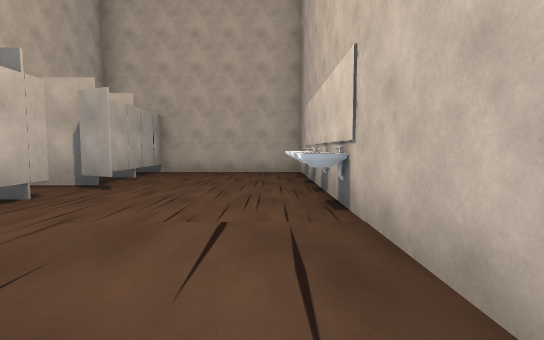
view 1 (above)

24 first-person views from a walk through a scene from a Unity 3-D project. The camera is 1.4 m above the floor, tilts 4° down and sees 85° across. The floor is counted in squares, 2 m on a side. Each view is taken from the middle of a square. On the plan, view 1 faces up. The plan holds only what a view shows up to about 10 squares ahead; the rest is blank. The place goes on beyond the plan. The player is left out. Some animated figures are not drawn. Some surface patterns are stand-ins.

view 2
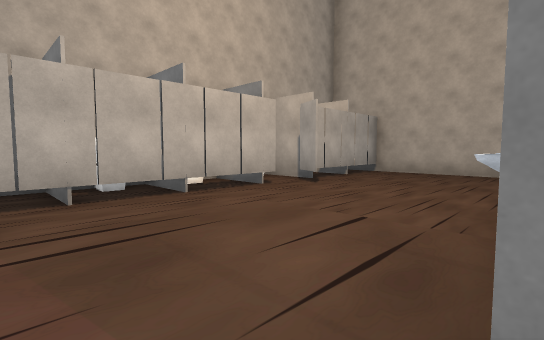

view 3
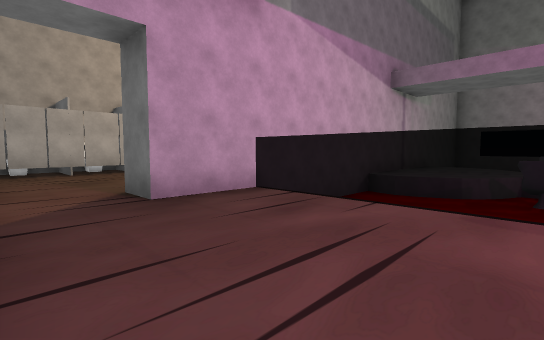

view 4
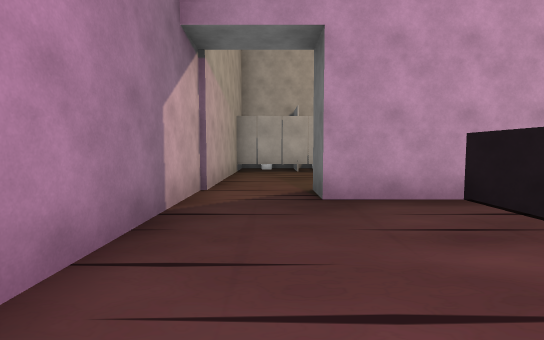

view 5
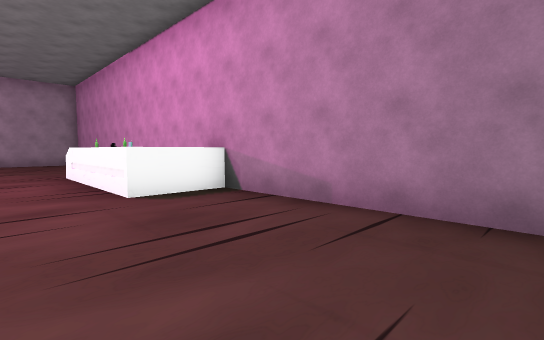

view 6
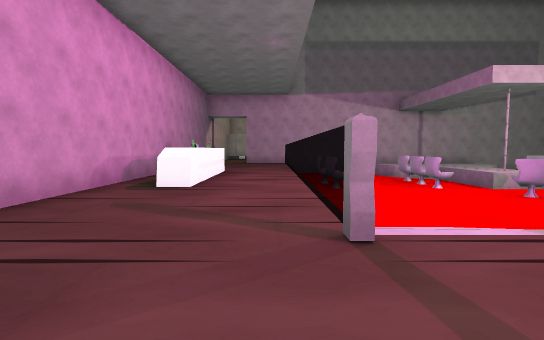

view 7
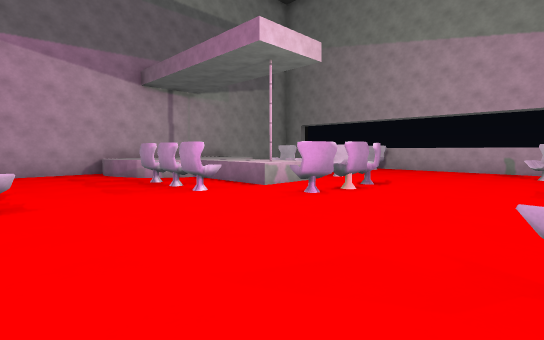

view 8
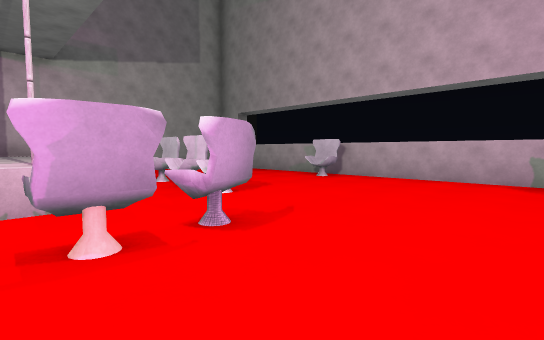

view 9
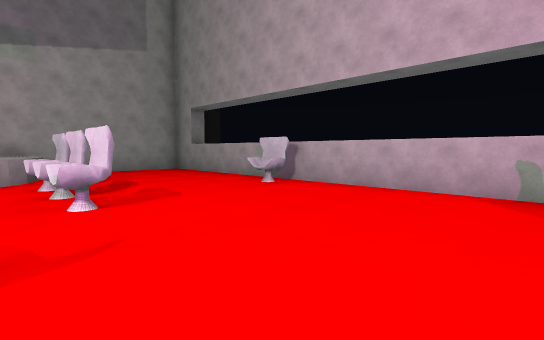

view 10
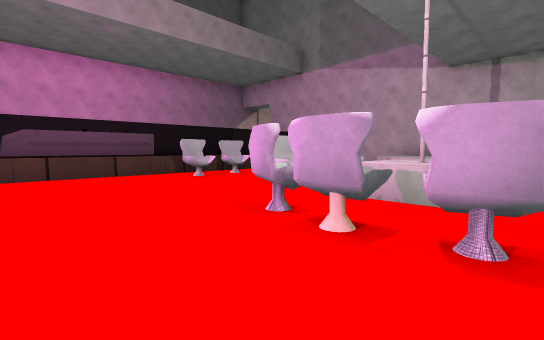

view 11
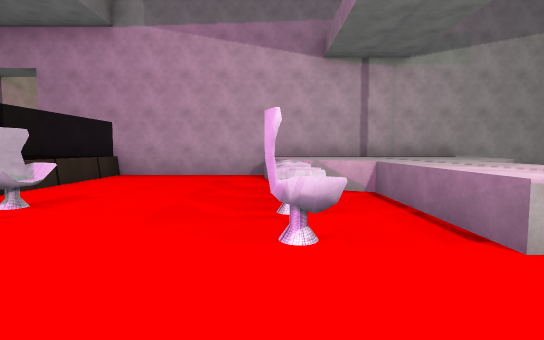

view 12
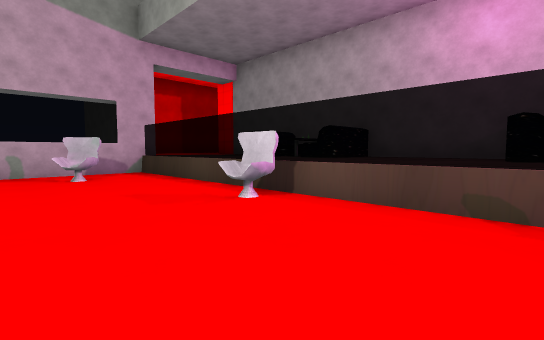

view 13
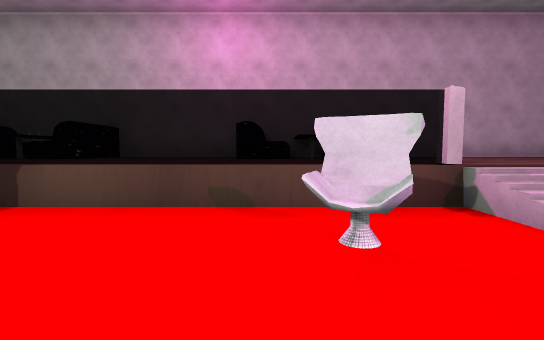

view 14
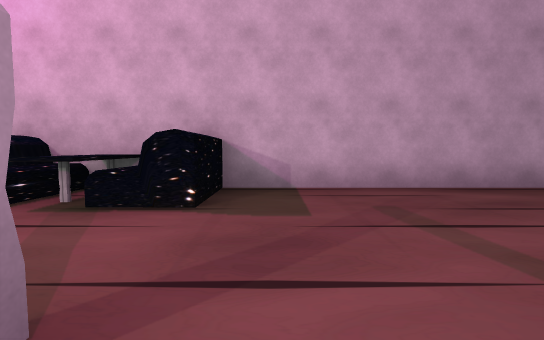

view 15
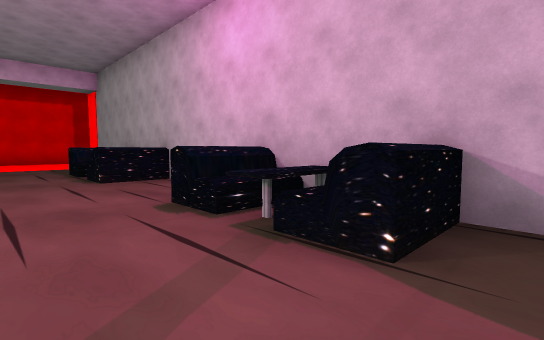

view 16
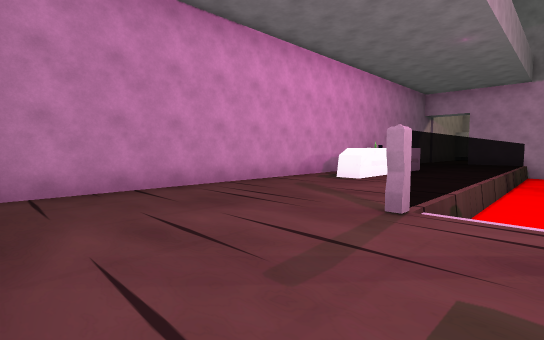

view 17
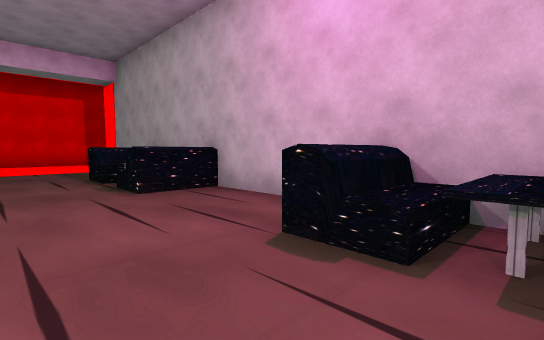

view 18
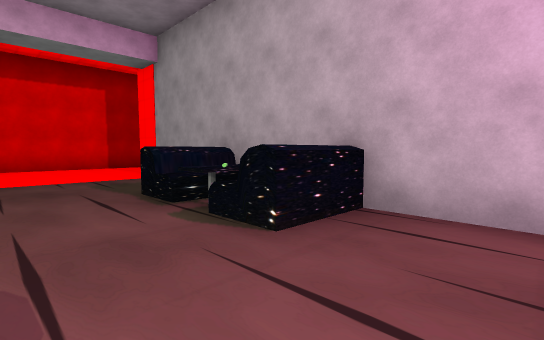

view 19
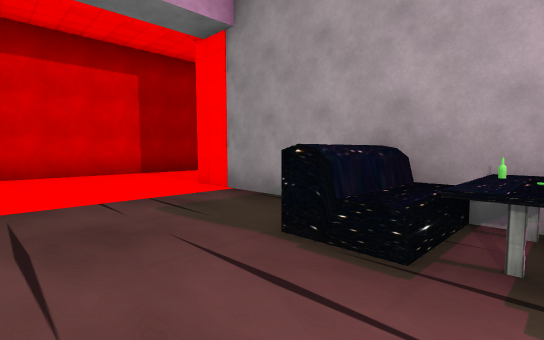

view 20
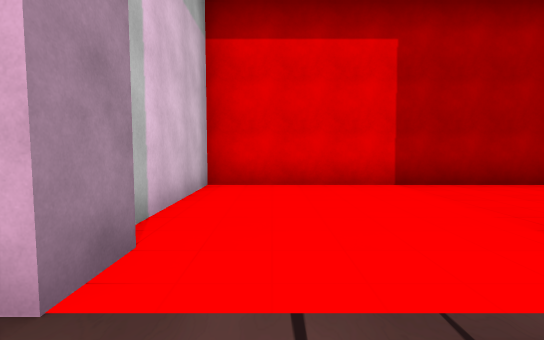

view 21
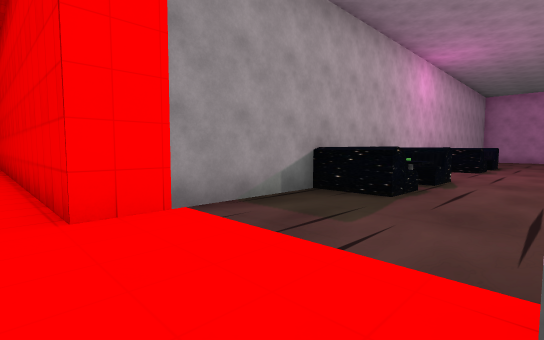

view 22
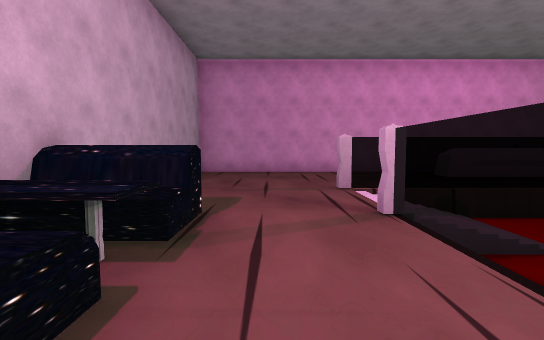

view 23
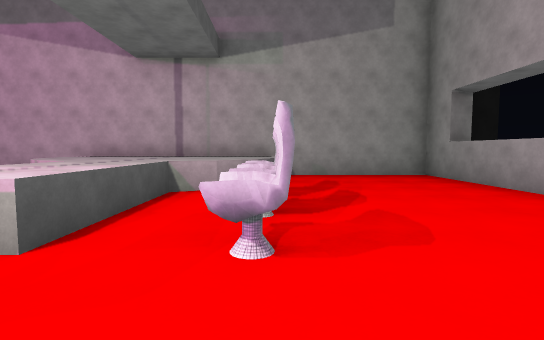

view 24
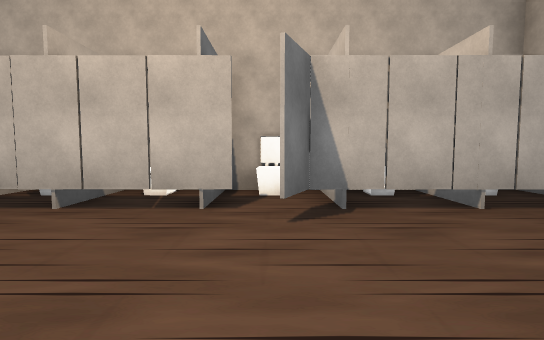

### Floor plan
Key: @ floor where view 1 was taken; # wall or solid block; . main floor; - floor 1 m lower than the main floor; / step, stairs or slope; = window, fence, low wall or low ledge; ^ raised ledge; S sink; T toilet; P pole; B bench; O other object.
Columns run from 5 left of view 1 to 21 right of it. Each row starts with its distance up from view 1.
 21                    ########
 20                    #.......
 19                    #......
 18                    #.......
 17        ##############...###
 16        #------------....#
 15        #----O----OO-....#
 14        #----------O-....#
 13        #------------..BB
 12        #^^-OOO------..OO
 11        #^^^----O----..BB
 10  #######^^^^P^-O---O....#
  9  #....##^^^^P^OO----....#
  8 OO....##^^^----O----....#
  7 T#....O#^^OOOO------..BB
  6 ###...O#----------O-..BB
  5 #=#...O#------------#.BB
  4 ###...S#---OOO----//....#
  3 TT....##===###====//#...#
  2 T#....##................#
  1 ##....##................#
  0 OO...@....... OO^.......#
 -1  ######......#..........
 -2       ##################

Positions as (right, up) in squares from view 1, and headings:
1: (0, 0), facing up
2: (1, 0), facing up-left
3: (6, -1), facing up-left
4: (6, 0), facing left
5: (3, 2), facing down-right
6: (17, 2), facing left
7: (13, 4), facing up-left
8: (12, 9), facing up-left
9: (12, 11), facing up-left
10: (12, 11), facing down-left
11: (10, 7), facing left
12: (11, 7), facing up-right
13: (11, 7), facing right
14: (14, 4), facing right
15: (15, 4), facing up-right
16: (18, 4), facing down-left
17: (15, 6), facing up-right
18: (15, 9), facing up-right
19: (15, 12), facing up-right
20: (16, 15), facing up
21: (15, 18), facing down-right
22: (16, 8), facing down
23: (10, 12), facing left
24: (0, 5), facing left
